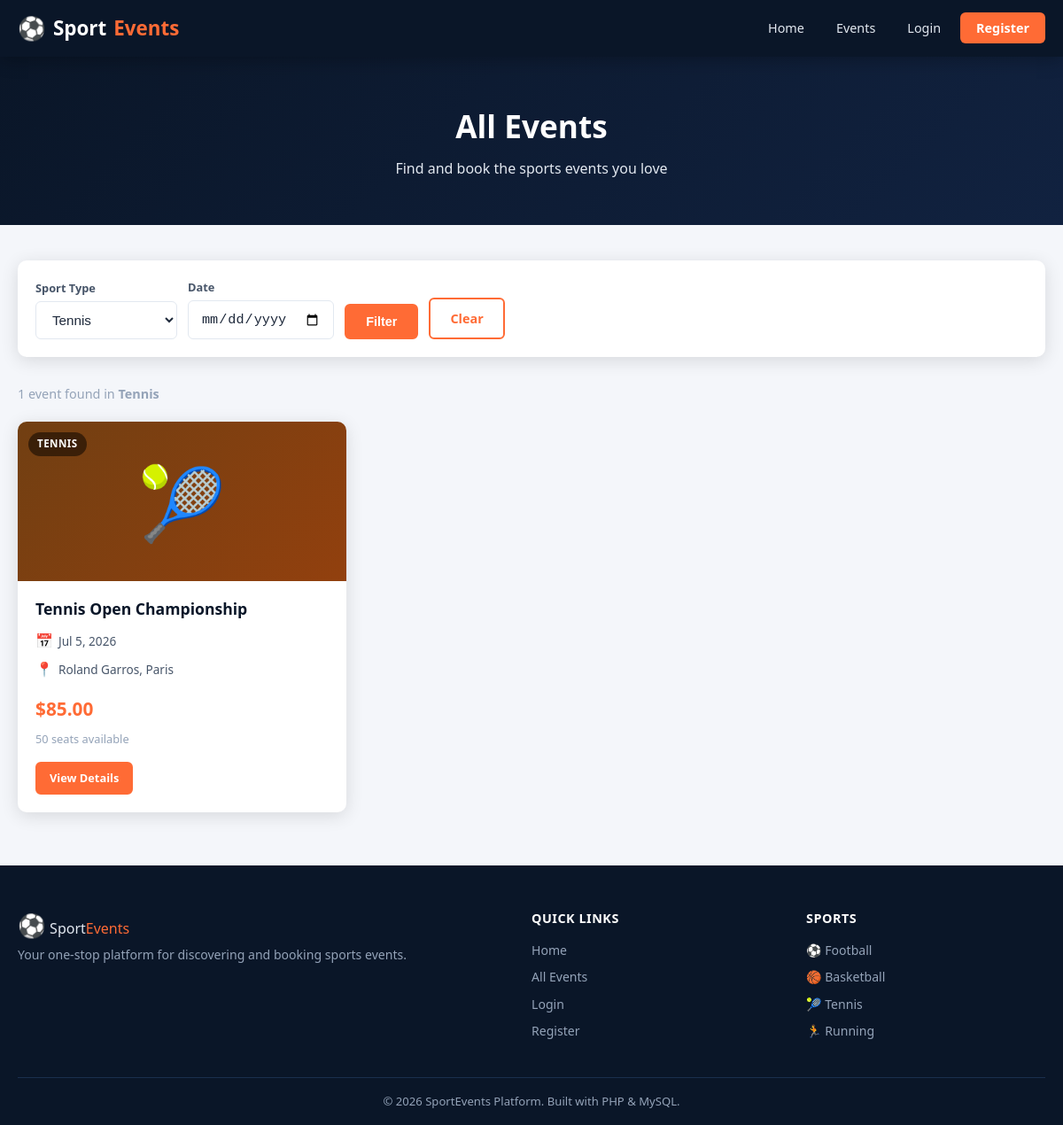
/pages/events.php?sport=Tennis, run on the app's committed database.
### tables this page shows
CREATE TABLE IF NOT EXISTS `events` (
    `id`              INT AUTO_INCREMENT PRIMARY KEY,
    `title`           VARCHAR(200) NOT NULL,
    `sport_type`      VARCHAR(100) NOT NULL,
    `date`            DATE NOT NULL,
    `location`        VARCHAR(200) NOT NULL,
    `price`           DECIMAL(10,2) NOT NULL DEFAULT 0.00,
    `available_seats` INT NOT NULL DEFAULT 0,
    `description`     TEXT,
    `image_url`       VARCHAR(500),
    `created_at`      TIMESTAMP DEFAULT CURRENT_TIMESTAMP
);

### pages/events.php (the view, shortened to what this page needs)
<?php
require_once __DIR__ . '/../includes/header.php';
require_once __DIR__ . '/../config/db.php';
$filterSport = trim($_GET['sport'] ?? '');
$filterDate  = trim($_GET['date']  ?? '');
$sql    = "SELECT * FROM events WHERE 1=1";
$params = [];
if ($filterSport !== '') {
    $sql    .= " AND sport_type = ?";
    $params[] = $filterSport;
}
$sql .= " ORDER BY date ASC";
$stmt = $pdo->prepare($sql);
$stmt->execute($params);
$events = $stmt->fetchAll();
$sportTypes = ['Football', 'Basketball', 'Tennis', 'Running', 'Marathon'];
function sportClass(string $t): string {
    return match(strtolower($t)) {
        'football'   => 'sport-football',
        'basketball' => 'sport-basketball',
        'tennis'     => 'sport-tennis',
        'running'    => 'sport-running',
        'marathon'   => 'sport-marathon',
        default      => 'sport-default',
    };
}
function sportEmoji(string $t): string {
    return match(strtolower($t)) {
        'football'   => '⚽',
        'basketball' => '🏀',
        'tennis'     => '🎾',
        'running'    => '🏃',
        'marathon'   => '🏃‍♂️',
        default      => '🏆',
    };
}
?>
<div class="page-header">
    <h1>All Events</h1>
    <p>Find and book the sports events you love</p>
</div>
<div class="container" style="padding-top: 40px; padding-bottom: 60px;">
    <form class="filter-bar" method="GET" action="">
        <div class="form-group">
            <label for="sport">Sport Type</label>
            <select name="sport" id="sport" class="form-control">
                <?php foreach ($sportTypes as $s): ?>
                    <option value="<?= $s ?>" <?= $filterSport === $s ? 'selected' : '' ?>>
                        <?= $s ?>
                    </option>
                <?php endforeach; ?>
            </select>
        </div>
        <div class="form-group">
            <label for="date">Date</label>
            <input type="date" name="date" id="date" class="form-control"
                   value="<?= htmlspecialchars($filterDate) ?>">
        </div>
        <button type="submit" class="btn btn-primary">Filter</button>
        <?php if ($filterSport || $filterDate): ?>
            <a href="/sport_event/pages/events.php" class="btn btn-outline">Clear</a>
        <?php endif; ?>
    </form>
    <p style="color:var(--gray-400);font-size:.9rem;margin-bottom:20px;">
        <?= count($events) ?> event<?= count($events) !== 1 ? 's' : '' ?> found
        <?php if ($filterSport): ?> in <strong><?= htmlspecialchars($filterSport) ?></strong><?php endif; ?>
    </p>
    <?php if (empty($events)): ?>
        <div class="empty-state">
            <div class="empty-icon">🔍</div>
            <h3>No events found</h3>
            <p>Try adjusting your filters or <a href="/sport_event/pages/events.php">view all events</a>.</p>
        </div>
    <?php else: ?>
        <div class="events-grid">
            <?php foreach ($events as $event): ?>
                <div class="event-card">
                    <div class="event-card-img <?= sportClass($event['sport_type']) ?>">
                        <?= sportEmoji($event['sport_type']) ?>
                        <span class="sport-badge"><?= htmlspecialchars($event['sport_type']) ?></span>
                    </div>
                    <div class="event-card-body">
                        <h3><?= htmlspecialchars($event['title']) ?></h3>
                        <div class="event-meta">
                            <span><span class="icon">📅</span> <?= date('M j, Y', strtotime($event['date'])) ?></span>
                            <span><span class="icon">📍</span> <?= htmlspecialchars($event['location']) ?></span>
                        </div>
                        <div class="event-price">$<?= number_format($event['price'], 2) ?></div>
                        <div class="event-seats <?= $event['available_seats'] < 10 ? 'low' : '' ?>">
                            <?= $event['available_seats'] ?> seats available
                        </div>
                        <div class="event-card-actions">
                            <a href="/sport_event/pages/event_details.php?id=<?= $event['id'] ?>"
                               class="btn btn-primary btn-sm">View Details</a>
                        </div>
                    </div>
                </div>
            <?php endforeach; ?>
        </div>
    <?php endif; ?>
</div>
<?php require_once __DIR__ . '/../includes/footer.php'; ?>

### assets/style.css (style rules this page uses)
:root { --navy: #0a1628; --navy-light: #112240; --navy-mid: #1a2f4e; --orange: #ff6b35; --orange-dark:#e05520; --white: #ffffff; --gray-100: #f4f6fa; --gray-200: #e2e8f0; --gray-400: #94a3b8; --gray-600: #475569; --gray-800: #1e293b; --success: #22c55e; --danger: #ef4444; --radius: 10px; --shadow: 0 4px 20px rgba(0,0,0,.12); --shadow-lg: 0 8px 40px rgba(0,0,0,.18); --transition: .25s ease; }
*, *::before, *::after { box-sizing: border-box; margin: 0; padding: 0; }
html { scroll-behavior: smooth; }
body { font-family: 'Segoe UI', system-ui, -apple-system, sans-serif; background: var(--gray-100); color: var(--gray-800); line-height: 1.6; min-height: 100vh; display: flex; flex-direction: column; }
a { color: var(--orange); text-decoration: none; }
.container { max-width: 1200px; margin: 0 auto; padding: 0 20px; }
.btn { display: inline-block; padding: 10px 22px; border-radius: 6px; font-size: 0.9rem; font-weight: 600; cursor: pointer; border: 2px solid transparent; transition: background var(--transition), transform var(--transition), box-shadow var(--transition); text-align: center; }
.btn-primary { background: var(--orange); color: var(--white); border-color: var(--orange); }
.btn-outline { background: transparent; color: var(--orange); border-color: var(--orange); }
.btn-sm { padding: 6px 14px; font-size: 0.8rem; }
.events-grid { display: grid; grid-template-columns: repeat(auto-fill, minmax(310px, 1fr)); gap: 24px; }
.event-card { background: var(--white); border-radius: var(--radius); overflow: hidden; box-shadow: var(--shadow); transition: transform var(--transition), box-shadow var(--transition); display: flex; flex-direction: column; }
.event-card-img { height: 180px; display: flex; align-items: center; justify-content: center; font-size: 5rem; position: relative; }
.sport-tennis { background: linear-gradient(135deg, #713f12, #92400e); }
.sport-badge { position: absolute; top: 12px; left: 12px; background: rgba(0,0,0,.5); color: var(--white); font-size: 0.72rem; font-weight: 700; padding: 4px 10px; border-radius: 20px; text-transform: uppercase; letter-spacing: .5px; backdrop-filter: blur(4px); }
.event-card-body { padding: 20px; flex: 1; display: flex; flex-direction: column; }
.event-card-body h3 { font-size: 1.1rem; color: var(--navy); margin-bottom: 12px; font-weight: 700; line-height: 1.3; }
.event-meta { display: flex; flex-direction: column; gap: 6px; margin-bottom: 16px; font-size: 0.85rem; color: var(--gray-600); }
.event-meta span { display: flex; align-items: center; gap: 6px; }
.event-meta .icon { font-size: 1rem; }
.event-price { font-size: 1.3rem; font-weight: 700; color: var(--orange); margin-bottom: 6px; }
.event-seats { font-size: 0.8rem; color: var(--gray-400); margin-bottom: 16px; }
.event-card-actions { margin-top: auto; display: flex; gap: 8px; }
.form-group { margin-bottom: 18px; }
.form-group label { display: block; font-size: 0.85rem; font-weight: 600; color: var(--gray-600); margin-bottom: 6px; }
.form-control { width: 100%; padding: 11px 14px; border: 1.5px solid var(--gray-200); border-radius: 6px; font-size: 0.95rem; color: var(--gray-800); background: var(--white); transition: border-color var(--transition), box-shadow var(--transition); outline: none; }
.filter-bar { background: var(--white); padding: 20px; border-radius: var(--radius); box-shadow: var(--shadow); display: flex; gap: 12px; flex-wrap: wrap; align-items: flex-end; margin-bottom: 30px; }
.filter-bar .form-group { margin: 0; min-width: 160px; }
.filter-bar label { font-size: 0.8rem; font-weight: 600; color: var(--gray-600); margin-bottom: 5px; display: block; }
.page-header { background: linear-gradient(135deg, var(--navy), var(--navy-light)); color: var(--white); padding: 50px 20px; text-align: center; }
.page-header h1 { font-size: 2.2rem; font-weight: 700; margin-bottom: 8px; }
.page-header p { color: var(--gray-200); font-size: 1rem; }

### data on the page
events: sport_type "🎾", sport_type "TENNIS", title "Tennis Open Championship", date "Jul 5, 2026", location "Roland Garros, Paris", price "85.00", available_seats "50"

### other printed values
count($events) "1"
$filterSport "Tennis"
form field sport "Tennis"
